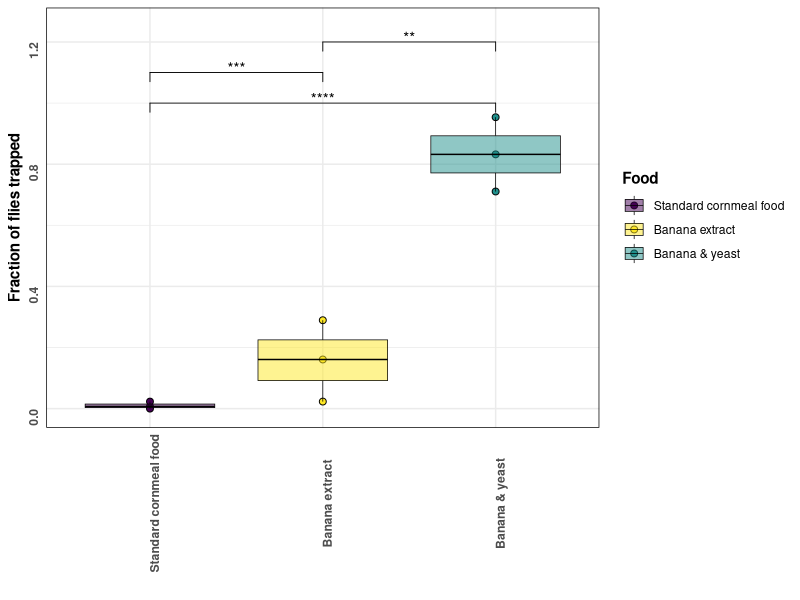
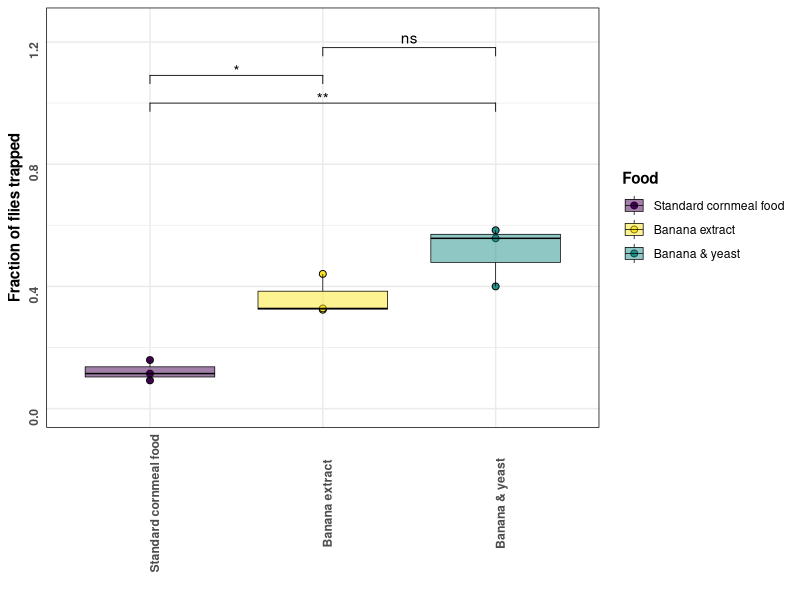
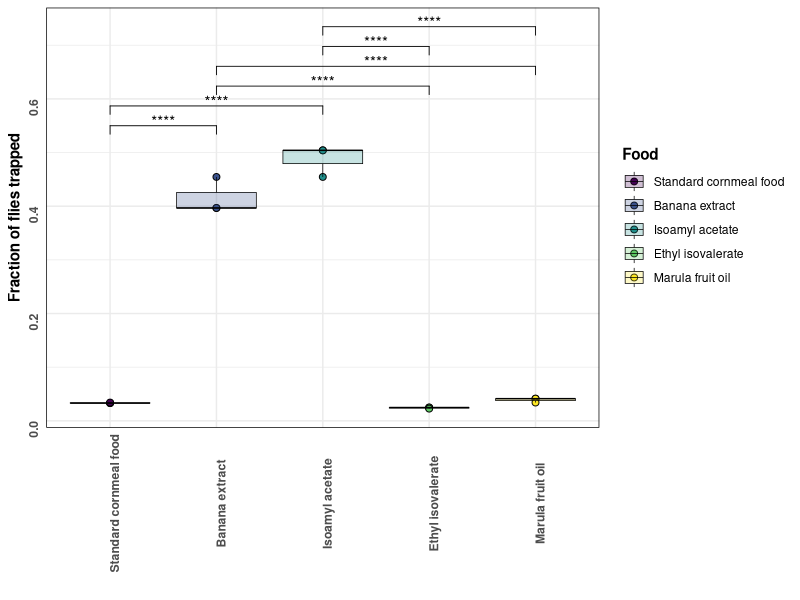
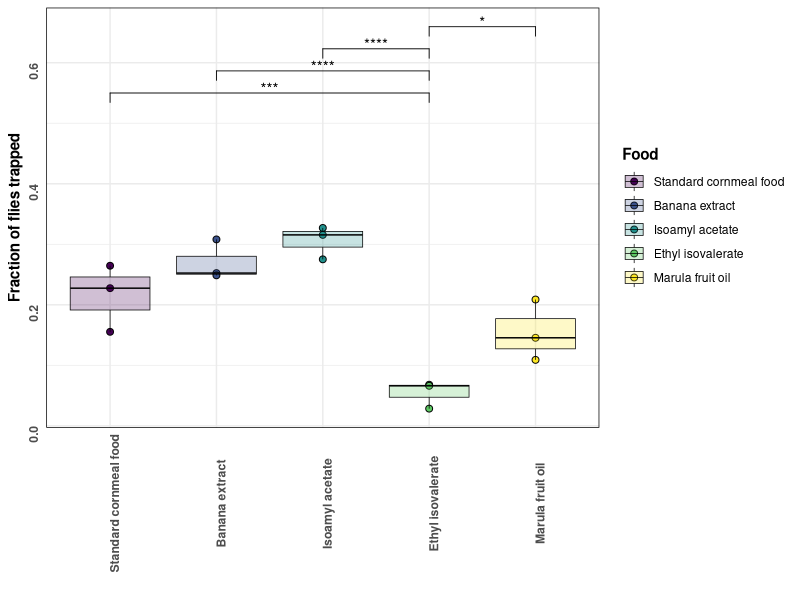
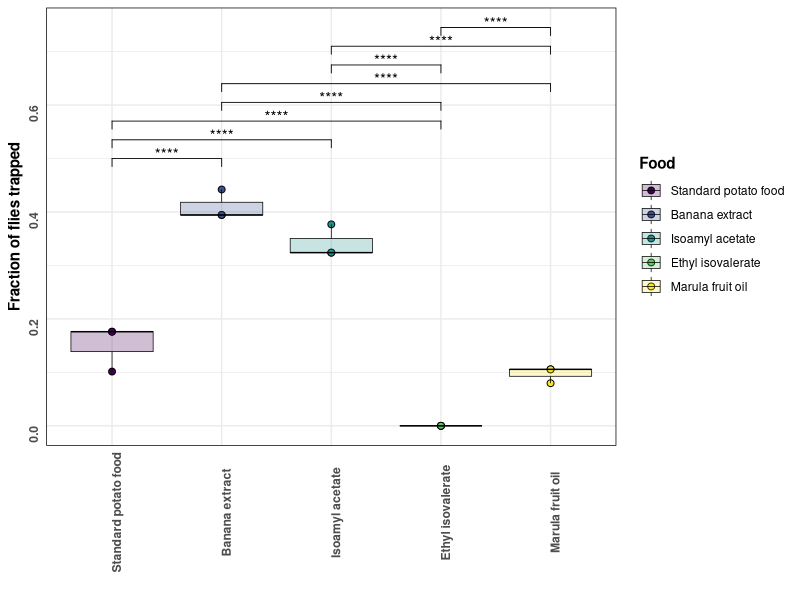
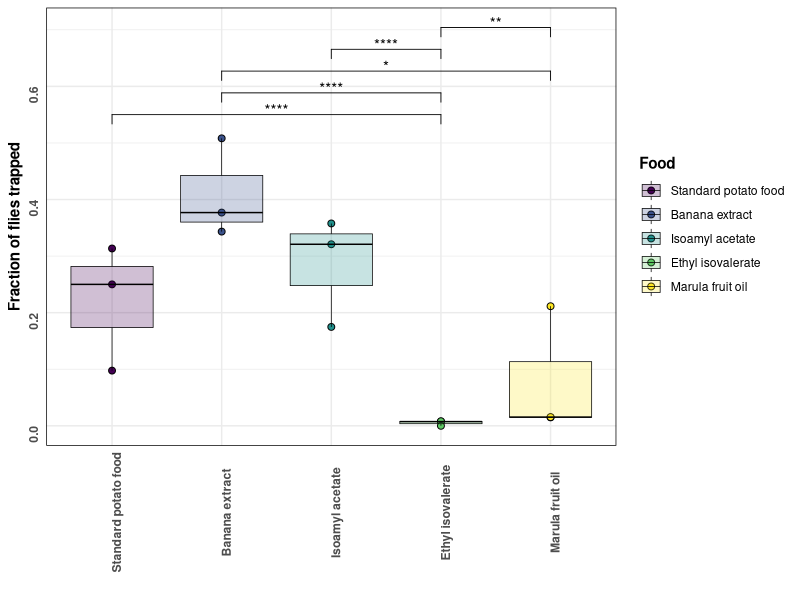
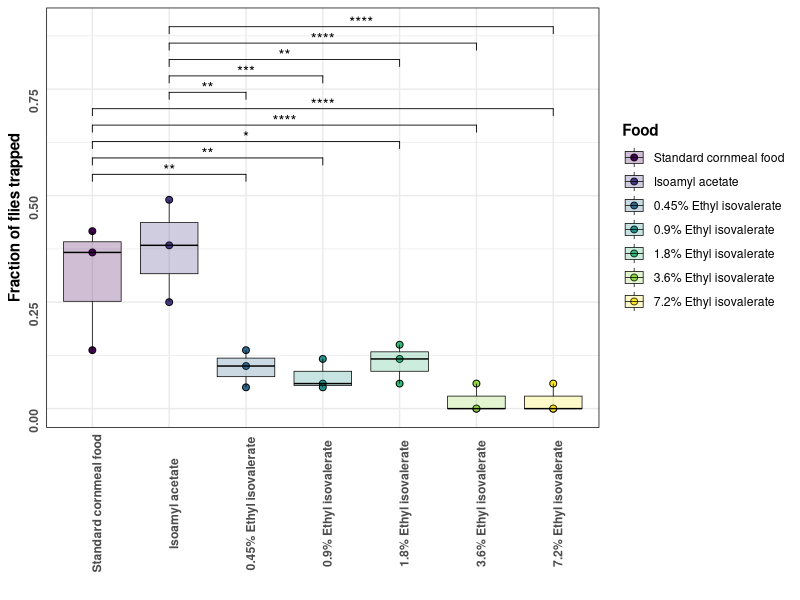
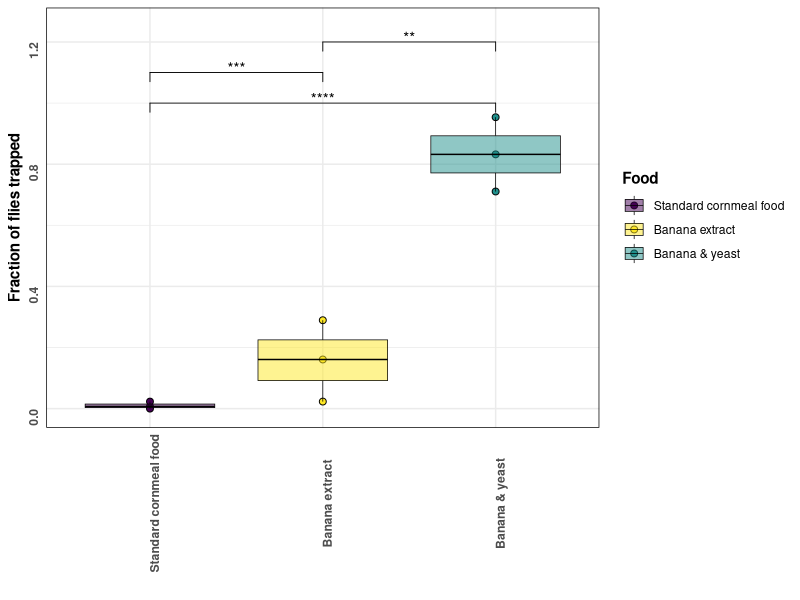

The R script that drew these images, in order: (Note: this script raises an error after producing the figures.)
library(tidyverse)
library(readxl)
library(viridis)
library(car)
library(ggpubr)
library(forcats)
library(emmeans)
library(MASS)

# read in data 
df <- read_excel("data/Consolidated_fly_food_data.xlsx")

# calculate mean and stdev of triplicates
df_avg <- df %>% 
  group_by(Experiment, Food, Setting, Food_Base) %>% 
  summarize(triplicate_mean = mean(Flies), triplicate_sd = sd(Flies), .groups="drop") %>% 
  mutate(Food = str_replace(Food, "Banana_and_Yeast", "Banana & yeast"),
         Food = str_replace(Food, "Homemade_banana_extract", "Banana extract"),
         Food = str_replace(Food, "Plain_cornmeal_food", "Standard cornmeal food"),
         Food = str_replace(Food, "Artificial_banana_extract", "Isoamyl acetate"),
         Food = str_replace(Food, "Ethyl_Isovalerate", "Ethyl isovalerate"),
         Food = str_replace(Food, "Marula_fruit_oil", "Marula fruit oil"),
         Food = str_replace(Food, "Plain_potato_food", "Standard potato food"))

# calculate fly #s as fraction of total flies in expt
df <- df %>%
  group_by(Experiment, Setting, Food_Base, Replicate) %>% 
  mutate(total_flies_in_expt = sum(Flies), 
         fraction_flies_in_expt = Flies / total_flies_in_expt) %>% 
  mutate(Food = str_replace(Food, "Banana_and_Yeast", "Banana & yeast"),
         Food = str_replace(Food, "Homemade_banana_extract", "Banana extract"),
         Food = str_replace(Food, "Plain_cornmeal_food", "Standard cornmeal food"),
         Food = str_replace(Food, "Artificial_banana_extract", "Isoamyl acetate"),
         Food = str_replace(Food, "Ethyl_Isovalerate", "Ethyl isovalerate"),
         Food = str_replace(Food, "Marula_fruit_oil", "Marula fruit oil"),
         Food = str_replace(Food, "Plain_potato_food", "Standard potato food"),
         Food = str_replace(Food, "Isoamyl_acetate", "Isoamyl acetate"),
         Food = str_replace(Food, "0.45_ethyl", "0.45% Ethyl isovalerate"),
         Food = str_replace(Food, "0.9_ethyl", "0.9% Ethyl isovalerate"),
         Food = str_replace(Food, "1.8_ethyl", "1.8% Ethyl isovalerate"),
         Food = str_replace(Food, "3.6_ethyl", "3.6% Ethyl isovalerate"),
         Food = str_replace(Food, "7.2_ethyl", "7.2% Ethyl isovalerate"),
         Food = factor(Food)) %>% 
  mutate(Food = fct_relevel(Food, c("Standard cornmeal food", "Standard potato food",
                                    "Banana & yeast", "Banana extract", "Isoamyl acetate",
                                    "Ethyl isovalerate", "Marula fruit oil"))) %>% 
  ungroup()

#stats
exp_1 <- df %>% 
  filter(Experiment == 1) %>% 
  dplyr::select(Replicate, Food, Flies) %>% 
  mutate(Food = factor(Food))

# The poisson model did not pass a goodness of fit test, moved to negative binomial
#exp_1_glm <- glm(Flies ~ Food, data = exp_1, family = "quasipoisson")
#summary(exp_1_glm)
#exp1_stats <- summary(pairs(emmeans(exp_1_glm, ~ Food)))$p.value

#with(exp_1_glm, cbind(res.deviance = deviance, df = df.residual,
#               p = pchisq(deviance, df.residual, lower.tail=FALSE)))

glm1_nb <- glm.nb(Flies ~ Food, data = exp_1, link = "log")
summary(glm1_nb)
with(glm1_nb, cbind(res.deviance = deviance, df = df.residual,
                      p = pchisq(deviance, df.residual, lower.tail=FALSE)))
exp1_stats <- summary(pairs(emmeans(glm1_nb, ~ Food)))$p.value

res1 <- tibble(group1 = c("Standard cornmeal food", "Standard cornmeal food", "Banana & yeast"),
               group2 = c("Banana & yeast", "Banana extract", "Banana extract"),
               p_val = case_when(exp1_stats <= 0.0001 ~ "****",
                                 between(exp1_stats, 0.0001, 0.001) ~ "***",
                                 between(exp1_stats, 0.001, 0.01) ~ "**",
                                 between(exp1_stats, 0.01, 0.05) ~ "*",
                                 exp1_stats > 0.05 ~ "ns"))

exp_2 <- df %>% 
  filter(Experiment == 2) %>% 
  dplyr::select(Replicate, Food, Flies) %>% 
  mutate(Food = factor(Food))

# The poisson model did not pass a goodness of fit test, moved to negative binomial
#exp_2_glm <- glm(Flies ~ Food, data = exp_2, family = "poisson")
#summary(exp_2_glm)
#exp2_stats <- summary(pairs(emmeans(exp_2_glm, ~ Food)))$p.value

#with(exp_2_glm, cbind(res.deviance = deviance, df = df.residual,
#                      p = pchisq(deviance, df.residual, lower.tail=FALSE)))

glm2_nb <- glm.nb(Flies ~ Food, data = exp_2, link = "log")
summary(glm2_nb)
with(glm2_nb, cbind(res.deviance = deviance, df = df.residual,
                    p = pchisq(deviance, df.residual, lower.tail=FALSE)))
exp2_stats <- summary(pairs(emmeans(glm2_nb, ~ Food)))$p.value

res2 <- tibble(group1 = c("Standard cornmeal food", "Standard cornmeal food", "Banana & yeast"),
               group2 = c("Banana & yeast", "Banana extract", "Banana extract"),
               p_val = case_when(exp2_stats <= 0.0001 ~ "****",
                                 between(exp2_stats, 0.0001, 0.001) ~ "***",
                                 between(exp2_stats, 0.001, 0.01) ~ "**",
                                 between(exp2_stats, 0.01, 0.05) ~ "*",
                                 exp2_stats > 0.05 ~ "ns"))

exp_3 <- df %>% 
  filter(Experiment == 3) %>% 
  dplyr::select(Replicate, Food, Flies) %>% 
  mutate(Food = factor(Food))

# The poisson model did not pass a goodness of fit test, moved to negative binomial
#exp_3_glm <- glm(Flies ~ Food, data = exp_3, family = "poisson")
#summary(exp_3_glm)
#exp3_stats <- summary(pairs(emmeans(exp_3_glm, ~ Food)))$p.value#

#with(exp_3_glm, cbind(res.deviance = deviance, df = df.residual,
#                      p = pchisq(deviance, df.residual, lower.tail=FALSE)))

glm3_nb <- glm.nb(Flies ~ Food, data = exp_3, link = "log")
summary(glm3_nb)
with(glm3_nb, cbind(res.deviance = deviance, df = df.residual,
                    p = pchisq(deviance, df.residual, lower.tail=FALSE)))
exp3_stats <- summary(pairs(emmeans(glm3_nb, ~ Food)))$p.value

res3 <- tibble(group1 = c("Standard cornmeal food", "Standard cornmeal food", "Standard cornmeal food", "Standard cornmeal food",
                          "Banana extract", "Banana extract", "Banana extract",
                          "Isoamyl acetate", "Isoamyl acetate",
                          "Ethyl isovalerate"),
               group2 = c("Banana extract", "Isoamyl acetate", "Ethyl isovalerate", "Marula fruit oil",
                          "Isoamyl acetate", "Ethyl isovalerate", "Marula fruit oil", 
                          "Ethyl isovalerate", "Marula fruit oil", 
                          "Marula fruit oil"),
               p = case_when(exp3_stats <= 0.0001 ~ "****",
                                 between(exp3_stats, 0.0001, 0.001) ~ "***",
                                 between(exp3_stats, 0.001, 0.01) ~ "**",
                                 between(exp3_stats, 0.01, 0.05) ~ "*",
                                 exp3_stats > 0.05 ~ "ns"))

exp_4 <- df %>% 
  filter(Experiment == 4) %>% 
  dplyr::select(Replicate, Food, Flies) %>% 
  mutate(Food = factor(Food))

#exp_4_glm <- glm(Flies ~ Food, data = exp_4, family = "poisson")
#summary(exp_4_glm)
#exp4_stats <- summary(pairs(emmeans(exp_4_glm, ~ Food)))$p.value

#with(exp_4_glm, cbind(res.deviance = deviance, df = df.residual,
#                      p = pchisq(deviance, df.residual, lower.tail=FALSE)))

glm4_nb <- glm.nb(Flies ~ Food, data = exp_4, link = "log")
summary(glm4_nb)
with(glm4_nb, cbind(res.deviance = deviance, df = df.residual,
                    p = pchisq(deviance, df.residual, lower.tail=FALSE)))
exp4_stats <- summary(pairs(emmeans(glm4_nb, ~ Food)))$p.value

res4 <- tibble(group1 = c("Standard cornmeal food", "Standard cornmeal food", "Standard cornmeal food", "Standard cornmeal food",
                          "Banana extract", "Banana extract", "Banana extract",
                          "Isoamyl acetate", "Isoamyl acetate",
                          "Ethyl isovalerate"),
               group2 = c("Banana extract", "Isoamyl acetate", "Ethyl isovalerate", "Marula fruit oil",
                          "Isoamyl acetate", "Ethyl isovalerate", "Marula fruit oil", 
                          "Ethyl isovalerate", "Marula fruit oil", 
                          "Marula fruit oil"),
               p = case_when(exp4_stats <= 0.0001 ~ "****",
                                 between(exp4_stats, 0.0001, 0.001) ~ "***",
                                 between(exp4_stats, 0.001, 0.01) ~ "**",
                                 between(exp4_stats, 0.01, 0.05) ~ "*",
                                 exp4_stats > 0.05 ~ "ns"))

exp_5 <- df %>% 
  filter(Experiment == 5) %>% 
  dplyr::select(Replicate, Food, Flies) %>% 
  mutate(Food = factor(Food),
         pseudo = Flies + 1)

#exp_5_glm <- glm(Flies ~ Food, data = exp_5, family = "poisson")
#summary(exp_5_glm)
#exp5_stats <- summary(pairs(emmeans(exp_5_glm, ~ Food)))$p.value

#with(exp_5_glm, cbind(res.deviance = deviance, df = df.residual,
#                      p = pchisq(deviance, df.residual, lower.tail=FALSE)))

glm5_nb <- glm.nb(pseudo ~ Food, data = exp_5, link = "log")
summary(glm5_nb)
with(glm5_nb, cbind(res.deviance = deviance, df = df.residual,
                    p = pchisq(deviance, df.residual, lower.tail=FALSE)))
exp5_stats <- summary(pairs(emmeans(glm5_nb, ~ Food)))$p.value

res5 <- tibble(group1 = c("Standard potato food", "Standard potato food", "Standard potato food", "Standard potato food",
                          "Banana extract", "Banana extract", "Banana extract",
                          "Isoamyl acetate", "Isoamyl acetate",
                          "Ethyl isovalerate"),
               group2 = c("Banana extract", "Isoamyl acetate", "Ethyl isovalerate", "Marula fruit oil",
                          "Isoamyl acetate", "Ethyl isovalerate", "Marula fruit oil", 
                          "Ethyl isovalerate", "Marula fruit oil", 
                          "Marula fruit oil"),
               p = case_when(exp5_stats <= 0.0001 ~ "****",
                                 between(exp5_stats, 0.0001, 0.001) ~ "***",
                                 between(exp5_stats, 0.001, 0.01) ~ "**",
                                 between(exp5_stats, 0.01, 0.05) ~ "*",
                                 exp5_stats > 0.05 ~ "ns"))

exp_6 <- df %>% 
  filter(Experiment == 6) %>% 
  dplyr::select(Replicate, Food, Flies) %>% 
  mutate(Food = factor(Food))

#exp_6_glm <- glm(Flies ~ Food, data = exp_6, family = "poisson")
#summary(exp_6_glm)
#exp6_stats <- summary(pairs(emmeans(exp_6_glm, ~ Food)))$p.value

#with(exp_6_glm, cbind(res.deviance = deviance, df = df.residual,
#                      p = pchisq(deviance, df.residual, lower.tail=FALSE)))

glm6_nb <- glm.nb(Flies ~ Food, data = exp_6, link = "log")
summary(glm6_nb)
with(glm6_nb, cbind(res.deviance = deviance, df = df.residual,
                    p = pchisq(deviance, df.residual, lower.tail=FALSE)))
exp6_stats <- summary(pairs(emmeans(glm6_nb, ~ Food)))$p.value


res6 <- tibble(group1 = c("Standard potato food", "Standard potato food", "Standard potato food", "Standard potato food",
                          "Banana extract", "Banana extract", "Banana extract",
                          "Isoamyl acetate", "Isoamyl acetate",
                          "Ethyl isovalerate"),
               group2 = c("Banana extract", "Isoamyl acetate", "Ethyl isovalerate", "Marula fruit oil",
                          "Isoamyl acetate", "Ethyl isovalerate", "Marula fruit oil", 
                          "Ethyl isovalerate", "Marula fruit oil", 
                          "Marula fruit oil"),
               p = case_when(exp6_stats <= 0.0001 ~ "****",
                                 between(exp6_stats, 0.0001, 0.001) ~ "***",
                                 between(exp6_stats, 0.001, 0.01) ~ "**",
                                 between(exp6_stats, 0.01, 0.05) ~ "*",
                                 exp6_stats > 0.05 ~ "ns"))

exp_7 <- df %>% 
  filter(Experiment == 7) %>% 
  dplyr::select(Replicate, Food, Flies) %>% 
  mutate(Food = factor(Food))

#exp_7_glm <- glm(Flies ~ Food, data = exp_7, family = "poisson")
#summary(exp_7_glm)
#exp7_stats <- summary(pairs(emmeans(exp_7_glm, ~ Food)))$p.value

#with(exp_7_glm, cbind(res.deviance = deviance, df = df.residual,
#                      p = pchisq(deviance, df.residual, lower.tail=FALSE)))

glm7_nb <- glm.nb(Flies ~ Food, data = exp_7, link = "log")
summary(glm7_nb)
with(glm7_nb, cbind(res.deviance = deviance, df = df.residual,
                    p = pchisq(deviance, df.residual, lower.tail=FALSE)))
exp7_stats <- summary(pairs(emmeans(glm7_nb, ~ Food)))$p.value

res7 <- tibble(group1 = c("Standard cornmeal food", "Standard cornmeal food", "Standard cornmeal food", "Standard cornmeal food",
                          "Standard cornmeal food", "Standard cornmeal food",
                          "Isoamyl acetate", "Isoamyl acetate", "Isoamyl acetate", "Isoamyl acetate",
                          "Isoamyl acetate",
                          "0.45% Ethyl isovalerate", "0.45% Ethyl isovalerate",
                          "0.45% Ethyl isovalerate", "0.45% Ethyl isovalerate",
                          "0.9% Ethyl isovalerate", "0.9% Ethyl isovalerate",
                          "0.9% Ethyl isovalerate",
                          "1.8% Ethyl isovalerate", "1.8% Ethyl isovalerate",
                          "3.6% Ethyl isovalerate"),
               group2 = c("Isoamyl acetate", "0.45% Ethyl isovalerate", "0.9% Ethyl isovalerate",
                          "1.8% Ethyl isovalerate", "3.6% Ethyl isovalerate", "7.2% Ethyl isovalerate",
                          "0.45% Ethyl isovalerate", "0.9% Ethyl isovalerate", "1.8% Ethyl isovalerate",
                          "3.6% Ethyl isovalerate", "7.2% Ethyl isovalerate",
                          "0.9% Ethyl isovalerate", "1.8% Ethyl isovalerate",
                          "3.6% Ethyl isovalerate", "7.2% Ethyl isovalerate",
                          "1.8% Ethyl isovalerate","3.6% Ethyl isovalerate",
                          "7.2% Ethyl isovalerate",
                          "3.6% Ethyl isovalerate","7.2% Ethyl isovalerate",
                          "7.2% Ethyl isovalerate"),
               p = case_when(exp7_stats <= 0.0001 ~ "****",
                                 between(exp7_stats, 0.0001, 0.001) ~ "***",
                                 between(exp7_stats, 0.001, 0.01) ~ "**",
                                 between(exp7_stats, 0.01, 0.05) ~ "*",
                                 exp7_stats > 0.05 ~ "ns"))

exp_8 <- df %>% 
  filter(Experiment == 8) %>% 
  dplyr::select(Replicate, Food, Flies) %>% 
  mutate(Food = factor(Food))

#exp_8_glm <- glm(Flies ~ Food, data = exp_8, family = "poisson")
#summary(exp_8_glm)
#exp8_stats <- summary(pairs(emmeans(exp_8_glm, ~ Food)))

#with(exp_8_glm, cbind(res.deviance = deviance, df = df.residual,
#                      p = pchisq(deviance, df.residual, lower.tail=FALSE)))

glm8_nb <- glm.nb(Flies ~ Food, data = exp_8, link = "log")
summary(glm8_nb)
with(glm8_nb, cbind(res.deviance = deviance, df = df.residual,
                    p = pchisq(deviance, df.residual, lower.tail=FALSE)))
exp8_stats <- summary(pairs(emmeans(glm8_nb, ~ Food)))$p.value

res8 <- tibble(group1 = c("Standard cornmeal food", "Standard cornmeal food", "Isoamyl acetate"),
               group2 = c("Isoamyl acetate", "1.8% Ethyl isovalerate", "1.8% Ethyl isovalerate"),
               p = case_when(exp8_stats <= 0.0001 ~ "****",
                                 between(exp8_stats, 0.0001, 0.001) ~ "***",
                                 between(exp8_stats, 0.001, 0.01) ~ "**",
                                 between(exp8_stats, 0.01, 0.05) ~ "*",
                                 exp8_stats > 0.05 ~ "ns"))

# first plot: HBE vs banana + yeast
HBE_ban_yeast_in <- ggplot(filter(df, Experiment == 1), 
                        aes(x = as.factor(Food), y = fraction_flies_in_expt)) + 
  geom_point(aes(fill=Food), shape=21, size=2, color="black") +
  geom_boxplot(aes(fill=Food), shape=21, size=0.25, color="black", alpha=0.5) +
  scale_fill_viridis(discrete = TRUE, breaks = c("Standard cornmeal food", 
                                                 "Banana extract",
                                                 "Banana & yeast")) +
  scale_x_discrete(limits = c("Standard cornmeal food", "Banana extract",
                              "Banana & yeast")) +
  stat_pvalue_manual(res1, y.position = 1.00, step.increase = 0.1, label = "p_val") +
  ylim(0, 1.25) +
  xlab("") + 
  ylab("Fraction of flies trapped")  +
  theme_minimal(base_size = 11) +
  theme(panel.border = element_rect(linetype = "solid", fill = NA),
        strip.background = element_rect(colour = "black", fill = "white"),
        axis.title = element_text(face = "bold"),
        legend.title = element_text(face = "bold"),
        strip.text = element_text(face = "bold"),
        axis.text = element_text(face = "bold", angle = 90)) 


HBE_ban_yeast_in
ggsave("Figures/HBE_ban_yeast_in.pdf", units="in", width=10, height=7.5)

HBE_ban_yeast_out <- ggplot(filter(df, Experiment == 2), 
                           aes(x = as.factor(Food), y = fraction_flies_in_expt)) + 
  geom_point(aes(fill=Food), shape=21, size=2, color="black") +
  geom_boxplot(aes(fill=Food), shape=21, size=0.25, color="black", alpha=0.5) +
  scale_fill_viridis(discrete = TRUE, breaks = c("Standard cornmeal food", 
                                                 "Banana extract",
                                                 "Banana & yeast")) +
  scale_x_discrete(limits = c("Standard cornmeal food", "Banana extract",
                              "Banana & yeast")) +
  stat_pvalue_manual(res2, y.position = 1.00, step.increase = 0.1, label = "p_val") +
  ylim(0, 1.25) +
  xlab("") + 
  ylab("Fraction of flies trapped")  +
  theme_minimal(base_size = 11) +
  theme(panel.border = element_rect(linetype = "solid", fill = NA),
        strip.background = element_rect(colour = "black", fill = "white"),
        axis.title = element_text(face = "bold"),
        legend.title = element_text(face = "bold"),
        strip.text = element_text(face = "bold"),
        axis.text = element_text(face = "bold", angle = 90)) 

HBE_ban_yeast_out
ggsave("Figures/HBE_ban_yeast_out.pdf", units="in", width=10, height=7.5)

# second plot: all vs. all on cornmeal indoors & outdoors
all_v_all_in <- ggplot(filter(df, Experiment == 3)) + 
  geom_point(aes(x=Food, y=fraction_flies_in_expt, fill=Food), shape=21, size=2, 
             color="black") +
  geom_boxplot(aes(x=Food, y=fraction_flies_in_expt, fill=Food), shape=21, 
               size=0.25, color="black", alpha=0.25) +
  scale_fill_viridis(discrete = TRUE, breaks = c("Standard cornmeal food", 
                                                 "Banana extract", 
                                                 "Isoamyl acetate", 
                                                 "Ethyl isovalerate",
                                                 "Marula fruit oil")) +
  stat_pvalue_manual(res3, y.position = 0.55, step.increase = 0.07, label = "p", hide.ns = TRUE) +
  scale_x_discrete(limits = c("Standard cornmeal food", "Banana extract", 
                              "Isoamyl acetate", "Ethyl isovalerate",
                              "Marula fruit oil")) +
  xlab("") + 
  ylab("Fraction of flies trapped")  +
  theme_minimal(base_size = 11) +
  theme(panel.border = element_rect(linetype = "solid", fill = NA),
        strip.background = element_rect(colour = "black", fill = "white"),
        axis.title = element_text(face = "bold"),
        legend.title = element_text(face = "bold"),
        strip.text = element_text(face = "bold"),
        axis.text = element_text(face = "bold", angle = 90)) 

all_v_all_in
ggsave("Figures/all_v_all_in.pdf", units="in", width=10, height=7.5)

all_v_all_out <- ggplot(filter(df, Experiment == 4)) + 
  geom_point(aes(x=Food, y=fraction_flies_in_expt, fill=Food), shape=21, size=2, 
             color="black") +
  geom_boxplot(aes(x=Food, y=fraction_flies_in_expt, fill=Food), shape=21, 
               size=0.25, color="black", alpha=0.25) +
  scale_fill_viridis(discrete = TRUE, breaks = c("Standard cornmeal food", 
                                                 "Banana extract", 
                                                 "Isoamyl acetate", 
                                                 "Ethyl isovalerate",
                                                 "Marula fruit oil")) +
  stat_pvalue_manual(res4, y.position = 0.55, step.increase = 0.07, label = "p", hide.ns = TRUE) +
  scale_x_discrete(limits = c("Standard cornmeal food", "Banana extract", 
                              "Isoamyl acetate", "Ethyl isovalerate",
                              "Marula fruit oil")) +
  xlab("") + 
  ylab("Fraction of flies trapped")  +
  theme_minimal(base_size = 11) +
  theme(panel.border = element_rect(linetype = "solid", fill = NA),
        strip.background = element_rect(colour = "black", fill = "white"),
        axis.title = element_text(face = "bold"),
        legend.title = element_text(face = "bold"),
        strip.text = element_text(face = "bold"),
        axis.text = element_text(face = "bold", angle = 90)) 

all_v_all_out
ggsave("Figures/all_v_all_out.pdf", units="in", width=10, height=7.5)

# thrid plot: all vs. all on potato indoors & outdoors
all_v_all_potato_in <- ggplot(filter(df, Experiment == 5)) + 
  geom_point(aes(x=Food, y=fraction_flies_in_expt, fill=Food), shape=21, size=2, 
             color="black") +
  geom_boxplot(aes(x=Food, y=fraction_flies_in_expt, fill=Food), shape=21, 
               size=0.25, color="black", alpha=0.25) +
  scale_fill_viridis(discrete = TRUE, breaks = c("Standard potato food", 
                                                 "Banana extract", 
                                                 "Isoamyl acetate", 
                                                 "Ethyl isovalerate",
                                                 "Marula fruit oil")) +
  stat_pvalue_manual(res5, y.position = 0.5, step.increase = 0.07, label = "p", hide.ns = TRUE) +
  scale_x_discrete(limits = c("Standard potato food", "Banana extract", 
                              "Isoamyl acetate", "Ethyl isovalerate",
                              "Marula fruit oil")) +
  xlab("") + 
  ylab("Fraction of flies trapped")  +
  theme_minimal(base_size = 11) +
  theme(panel.border = element_rect(linetype = "solid", fill = NA),
        strip.background = element_rect(colour = "black", fill = "white"),
        axis.title = element_text(face = "bold"),
        legend.title = element_text(face = "bold"),
        strip.text = element_text(face = "bold"),
        axis.text = element_text(face = "bold", angle = 90)) 

all_v_all_potato_in
ggsave("Figures/all_v_all_potato_in.pdf", units="in", width=10, height=7.5)

all_v_all_potato_out <- ggplot(filter(df, Experiment == 6)) + 
  geom_point(aes(x=Food, y=fraction_flies_in_expt, fill=Food), shape=21, size=2, 
             color="black") +
  geom_boxplot(aes(x=Food, y=fraction_flies_in_expt, fill=Food), shape=21, 
               size=0.25, color="black", alpha=0.25) +
  scale_fill_viridis(discrete = TRUE, breaks = c("Standard potato food", 
                                                 "Banana extract", 
                                                 "Isoamyl acetate", 
                                                 "Ethyl isovalerate",
                                                 "Marula fruit oil")) +
  stat_pvalue_manual(res6, y.position = 0.55, step.increase = 0.07, label = "p", hide.ns = TRUE) +
  scale_x_discrete(limits = c("Standard potato food", "Banana extract", 
                              "Isoamyl acetate", "Ethyl isovalerate",
                              "Marula fruit oil")) +
  xlab("") + 
  ylab("Fraction of flies trapped")  +
  theme_minimal(base_size = 11) +
  theme(panel.border = element_rect(linetype = "solid", fill = NA),
        strip.background = element_rect(colour = "black", fill = "white"),
        axis.title = element_text(face = "bold"),
        legend.title = element_text(face = "bold"),
        strip.text = element_text(face = "bold"),
        axis.text = element_text(face = "bold", angle = 90)) 

all_v_all_potato_out
ggsave("Figures/all_v_all_potato_out.pdf", units="in", width=10, height=7.5)

ethyl_dil <- ggplot(filter(df, Experiment == 7)) +
  geom_point(aes(x=Food, y=fraction_flies_in_expt, fill=Food), shape=21, size=2, 
             color="black") +
  geom_boxplot(aes(x=Food, y=fraction_flies_in_expt, fill=Food), shape=21, 
               size=0.25, color="black", alpha=0.25) +
  scale_fill_viridis(discrete = TRUE) +
  scale_x_discrete(limits = c("Standard cornmeal food", "Isoamyl acetate", 
                              "0.45% Ethyl isovalerate", "0.9% Ethyl isovalerate",
                              "1.8% Ethyl isovalerate", "3.6% Ethyl isovalerate", 
                              "7.2% Ethyl isovalerate")) +
  stat_pvalue_manual(res7, y.position = 0.55, step.increase = 0.07, label = "p", hide.ns = TRUE) +
  xlab("") + 
  ylab("Fraction of flies trapped")  +
  theme_minimal(base_size = 11) +
  theme(panel.border = element_rect(linetype = "solid", fill = NA),
        strip.background = element_rect(colour = "black", fill = "white"),
        axis.title = element_text(face = "bold"),
        legend.title = element_text(face = "bold"),
        strip.text = element_text(face = "bold"),
        axis.text = element_text(face = "bold", angle = 90)) 

ethyl_dil
ggsave("Figures/ethyl_dil.pdf", units="in", width=10, height=7.5)

ethyl_iso <- ggplot(filter(df, Experiment == 8)) +
  geom_point(aes(x=Food, y=fraction_flies_in_expt, fill=Food), shape=21, size=2, 
             color="black") +
  geom_boxplot(aes(x=Food, y=fraction_flies_in_expt, fill=Food), shape=21, 
               size=0.25, color="black", alpha=0.25) +
  scale_fill_viridis(discrete = TRUE) +
  scale_x_discrete(limits = c("Standard cornmeal food", "Isoamyl acetate",
                              "1.8% Ethyl isovalerate")) +
  stat_pvalue_manual(res8, y.position = 0.8, step.increase = 0.1, label = "p_val") +
  xlab("") + 
  ylab("Fraction of flies trapped")  +
  theme_minimal(base_size = 11) +
  theme(panel.border = element_rect(linetype = "solid", fill = NA),
        strip.background = element_rect(colour = "black", fill = "white"),
        axis.title = element_text(face = "bold"),
        legend.title = element_text(face = "bold"),
        strip.text = element_text(face = "bold"),
        axis.text = element_text(face = "bold", angle = 90)) 

ethyl_iso
